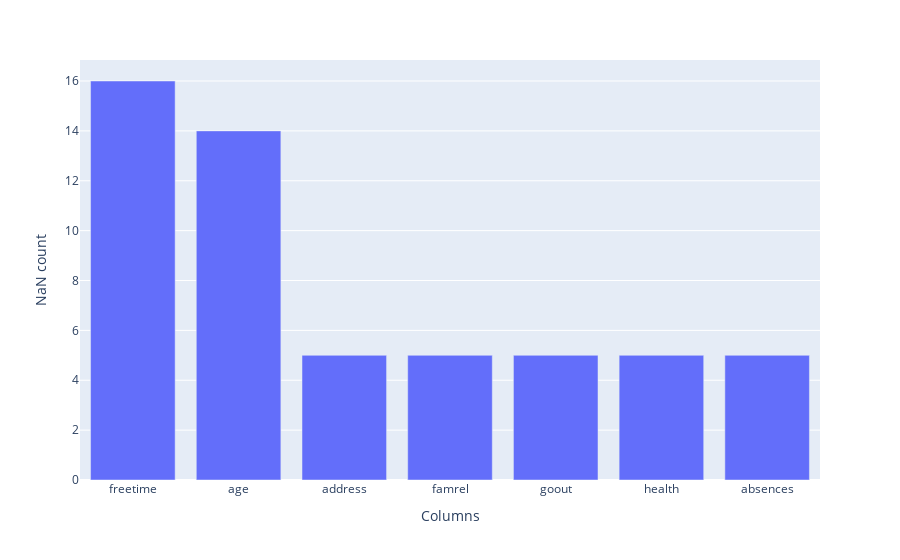

Source (notebook cell):
### Code cell
import Tools.data_utils as du

plot_null = du.plot_missing_values(data)

### Figure 1 — Plotly figure (JSON) as saved in the notebook; plotly's stock layout.template omitted (floating-point values rounded to 4 significant figures)
{"data": [{"alignmentgroup": "True", "hovertemplate": "Columns=%{x}<br>NaN count=%{y}<extra></extra>", "legendgroup": "", "marker": {"color": "#636efa", "pattern": {"shape": ""}}, "name": "", "offsetgroup": "", "orientation": "v", "showlegend": false, "textposition": "auto", "type": "bar", "x": ["freetime", "age", "address", "famrel", "goout", "health", "absences"], "xaxis": "x", "y": [16, 14, 5, 5, 5, 5, 5], "yaxis": "y"}], "layout": {"barmode": "relative", "legend": {"tracegroupgap": 0}, "margin": {"t": 60}, "xaxis": {"anchor": "y", "domain": [0, 1], "title": {"text": "Columns"}}, "yaxis": {"anchor": "x", "domain": [0, 1], "title": {"text": "NaN count"}}}}
